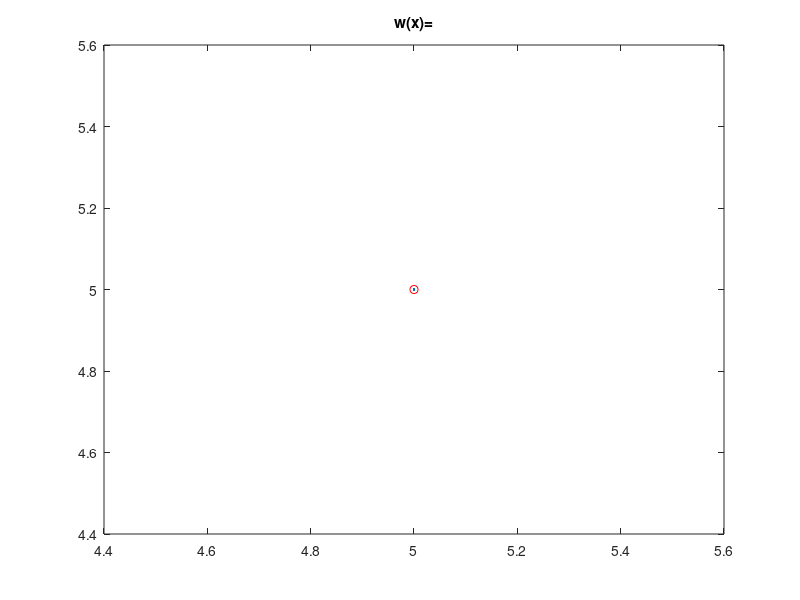

This chart was generated by the following MATLAB code:
%interpolacja
clear;
X=input('podaj wektor X: ');
Y=input('podaj wektor Y: ');

n=length(X);

for i = 1:n
    for j = 1:n
        V(i,j)=X(i)^(j-1);
    end;
end;

A=V^(-1)*Y';

x=min(X):0.1:max(X);
w=0;

for i=1:n
   w=w + A(i)*x.^(i -1);
end;

plot(X,Y,'or',x,w);
title('w(x)=');
